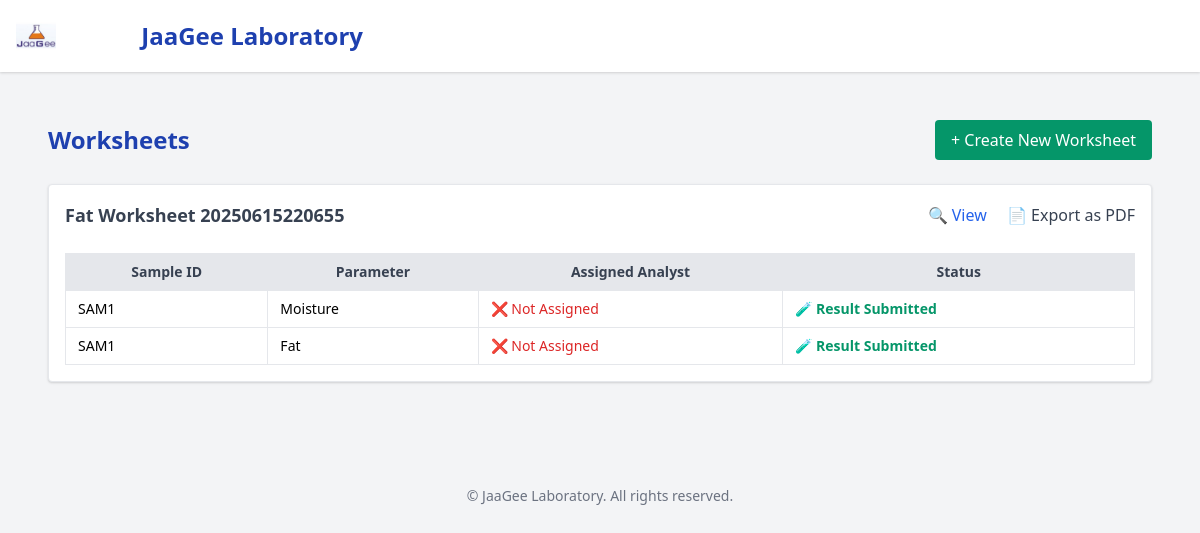
The page /worksheet/list/ (signed in) on the database its author committed.
### core/models.py (models this page shows, shortened)
class Worksheet(models.Model):
    title = models.CharField(max_length=100)
    test_parameter = models.ForeignKey('TestParameter', on_delete=models.CASCADE)
    assignments = models.ManyToManyField('TestAssignment', related_name='worksheets')
    created_by = models.ForeignKey(User, on_delete=models.SET_NULL, null=True)
    created_at = models.DateTimeField(auto_now_add=True)

class TestAssignment(models.Model):
    sample = models.ForeignKey(Sample, on_delete=models.CASCADE)
    parameter = models.ForeignKey(TestParameter, on_delete=models.CASCADE)
    assigned_to = models.ForeignKey(User, on_delete=models.SET_NULL, null=True)
    deadline = models.DateField()
    status = models.CharField(max_length=20, choices=[('Pending', 'Pending'), ('Completed', 'Completed')])
    worksheet = models.ForeignKey('Worksheet', null=True, blank=True, on_delete=models.SET_NULL, related_name='test_assignments')

class Sample(models.Model):
    client = models.ForeignKey('Client', on_delete=models.CASCADE, related_name="samples")
    requested_parameters = models.ManyToManyField('TestParameter', blank=True)
    batch = models.ForeignKey('Batch', on_delete=models.SET_NULL, null=True, blank=True, related_name='sample_set')
    sample_id = models.CharField(max_length=30)
    nature_of_sample = models.CharField(max_length=100)
    weight = models.FloatField()
    status = models.CharField(max_length=30, default='Pending')  # Pending, In Progress, Completed
    qc_flag = models.CharField(
        max_length=20,
        choices=[
            ('', 'None'),
            ('Control', 'Control'),
            ('Duplicate', 'Duplicate'),
        ],
        default='',
        blank=True
    )

class TestParameter(models.Model):
    test_type = models.ForeignKey('TestType', on_delete=models.SET_NULL, null=True, blank=True)
    name = models.CharField(max_length=100)  # Protein, Fat, Ash, etc.
    price = models.DecimalField(max_digits=10, decimal_places=2, default=1000)

### core/views.py (the view)
# urls.py: path('worksheet/list/', views.worksheet_list, name='worksheet_list'),
@login_required
@user_passes_test(is_manager)
def worksheet_list(request):
    worksheets = Worksheet.objects.all().order_by('-created_at')
    return render(request, 'core/worksheet_list.html', {'worksheets': worksheets})

### core/views.py (called while the page is built)
def is_manager(user):
    return user.groups.filter(name='Manager').exists()

### core/templates/core/worksheet_list.html
{% extends 'base.html' %}
{% block content %}
<div class="max-w-6xl mx-auto p-6">
  <div class="flex justify-between items-center mb-6">
    <h2 class="text-2xl font-bold text-blue-800">Worksheets</h2>
    <a href="{% url 'create_worksheet' %}" class="bg-green-600 text-white px-4 py-2 rounded hover:bg-green-700">
      + Create New Worksheet
    </a>
  </div>
  {% if worksheets %}
    <div class="space-y-6">
      {% for worksheet in worksheets %}
        <div class="bg-white p-4 rounded shadow border">
          <div class="flex justify-between items-center">
            <h3 class="text-lg font-semibold text-gray-700">{{ worksheet.title }}</h3>
            <div class="space-x-4">
              <a href="{% url 'worksheet_detail' worksheet.id %}" class="text-blue-600 hover:underline">🔍 View</a>
              <a href="{% url 'worksheet_pdf' worksheet.id %}" class="text-gray-700 hover:text-black">📄 Export as PDF</a>
            </div>
          </div>
          {% if worksheet.assignments.exists %}
            <div class="overflow-x-auto mt-4">
              <table class="min-w-full table-auto border mt-2 text-sm">
                <thead class="bg-gray-200 text-gray-700">
                  <tr>
                    <th class="border px-3 py-2">Sample ID</th>
                    <th class="border px-3 py-2">Parameter</th>
                    <th class="border px-3 py-2">Assigned Analyst</th>
                    <th class="border px-3 py-2">Status</th>
                  </tr>
                </thead>
                <tbody>
                  {% for assign in worksheet.assignments.all %}
                    <tr class="hover:bg-gray-50">
                      <td class="border px-3 py-2">{{ assign.sample.sample_id }}</td>
                      <td class="border px-3 py-2">{{ assign.parameter.name }}</td>
                      <td class="border px-3 py-2">
                        {% if assign.analyst %}
                          <span class="text-green-700 font-medium">✔ {{ assign.analyst.username }}</span>
                        {% else %}
                          <span class="text-red-600 font-medium">❌ Not Assigned</span>
                        {% endif %}
                      </td>
                      <td class="border px-3 py-2">
                        {% if assign.status == 'Completed' %}
                          <span class="text-green-600 font-semibold">🧪 Result Submitted</span>
                        {% else %}
                          <span class="text-yellow-600 font-semibold">⏳ Pending</span>
                        {% endif %}
                      </td>
                    </tr>
                  {% endfor %}
                </tbody>
              </table>
            </div>
          {% else %}
            <p class="text-sm text-gray-500 mt-2">No test assignments yet for this worksheet.</p>
          {% endif %}
        </div>
      {% endfor %}
    </div>
  {% else %}
    <p class="text-center text-gray-500 mt-8">No worksheets found yet.</p>
  {% endif %}
</div>
{% endblock %}

### rows shown on the page
Worksheet: title "Fat Worksheet 20250615220655"
TestAssignment: sample.sample_id "SAM1", parameter.name "Moisture", status "🧪 Result Submitted"
TestAssignment: sample.sample_id "SAM1", parameter.name "Fat", status "🧪 Result Submitted"
